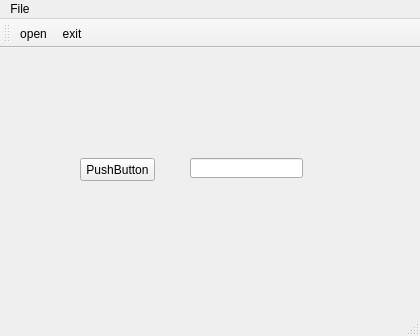
<?xml version="1.0" encoding="UTF-8"?>
<ui version="4.0">
 <class>MainWindow</class>
 <widget class="QMainWindow" name="MainWindow">
  <property name="geometry">
   <rect>
    <x>0</x>
    <y>0</y>
    <width>420</width>
    <height>336</height>
   </rect>
  </property>
  <property name="windowTitle">
   <string>MainWindow</string>
  </property>
  <widget class="QWidget" name="centralWidget">
   <widget class="QPushButton" name="pushButton">
    <property name="geometry">
     <rect>
      <x>80</x>
      <y>110</y>
      <width>75</width>
      <height>23</height>
     </rect>
    </property>
    <property name="text">
     <string>PushButton</string>
    </property>
   </widget>
   <widget class="QLineEdit" name="lineEdit">
    <property name="geometry">
     <rect>
      <x>190</x>
      <y>110</y>
      <width>113</width>
      <height>20</height>
     </rect>
    </property>
   </widget>
  </widget>
  <widget class="QMenuBar" name="menuBar">
   <property name="geometry">
    <rect>
     <x>0</x>
     <y>0</y>
     <width>420</width>
     <height>21</height>
    </rect>
   </property>
   <widget class="QMenu" name="menuFile">
    <property name="title">
     <string>File</string>
    </property>
    <addaction name="actionOpen"/>
    <addaction name="separator"/>
    <addaction name="actionExit"/>
   </widget>
   <addaction name="menuFile"/>
  </widget>
  <widget class="QToolBar" name="mainToolBar">
   <attribute name="toolBarArea">
    <enum>TopToolBarArea</enum>
   </attribute>
   <attribute name="toolBarBreak">
    <bool>false</bool>
   </attribute>
   <addaction name="actionOpen"/>
   <addaction name="actionExit"/>
  </widget>
  <widget class="QStatusBar" name="statusBar"/>
  <action name="actionOpen">
   <property name="text">
    <string>open</string>
   </property>
  </action>
  <action name="actionExit">
   <property name="text">
    <string>exit</string>
   </property>
  </action>
 </widget>
 <layoutdefault spacing="6" margin="11"/>
 <resources/>
 <connections/>
</ui>
